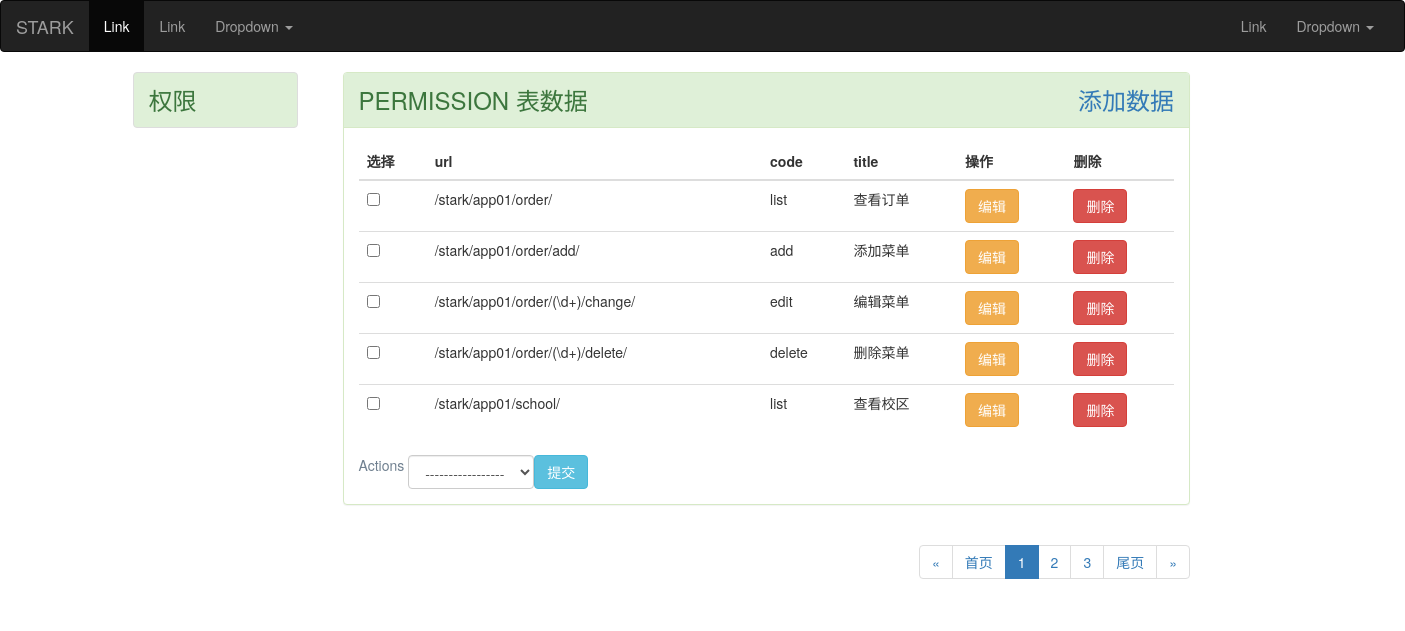
Page /stark/rbac/permission/ on the committed database.
### rbac/models.py (models this page shows, shortened)
class Permission(models.Model):
    url=models.CharField(max_length=128)
    title = models.CharField(max_length=32)
    code=models.CharField(max_length=32,default="list")

### stark/service/sites.py (the view, shortened to what this page needs)
    def listview(self, request):
        data_list = self.model.objects.all()
        title = self.model._meta.model_name
        add_url = self.get_add_url()
        filter_condition = self.get_filter_condition(request)
        search_condition = self.get_search_condition(request)
        data_list = data_list.filter(search_condition).filter(filter_condition)
        showlist=ShowList(self, data_list, request)
        return render(request,"list_view.html", locals())

### stark/service/sites.py (called while the page is built, shortened)
    def get_new_actions(self):
        tmp = []
        tmp.extend(self.config_obj.actions)
        tmp.append(self.config_obj.patch_delete)
        new_actions = []
        for func in tmp:
            new_actions.append({
                "text": func.desc,
                "name": func.__name__
            })
        return new_actions

    def get_headers(self):
        header_list = []  # 表头
        for field_or_func in self.config_obj.new_list_display():
            if callable(field_or_func):
                val = field_or_func(self.config_obj, is_header=True)
            else:
                if field_or_func == "__str__":
                    val = self.config_obj.model._meta.model_name
                else:
                    field_obj = self.config_obj.model._meta.get_field(field_or_func)
                    '''  field_obj=
                app01.Book.title  app01.Book.price  app01.Book.publish app01.Book.authors
                    '''
                    val = field_obj.verbose_name
            header_list.append(val)
        return header_list

    def get_list_filter_links(self):
        list_filter_links = {}
        return list_filter_links

    def get_add_url(self):
        url_name = "%s_%s_add"%(self.app_label,self.model_name)
        _url = reverse(url_name)
        return _url

    def get_change_url(self, obj):
        url_name = "%s_%s_change" % (self.app_label, self.model_name)
        _url = reverse(url_name, args=(obj.pk,))
        return _url

    def get_del_url(self, obj):
        url_name = "%s_%s_del" % (self.app_label, self.model_name)
        _url = reverse(url_name, args=(obj.pk,))
        return _url

    def edit(self, obj=None, is_header=False):
        if is_header:
            return "操作"
        else:
            return mark_safe("<a href='%s' class='btn btn-warning btn-small'>编辑</a>"%self.get_change_url(obj))

    def delete(self, obj=None, is_header=False):
        if is_header:
            return "删除"
        else:
            return mark_safe("<a href='%s' class='btn btn-danger btn-small' >删除</a>"%self.get_del_url(obj))

    def checkbox(self, obj=None, is_header=False):
        if is_header:
            return "选择"
        else:
            return mark_safe("<input type='checkbox' name='pk_list' value=%s>"%obj.pk)

### stark/utils/page.py (called while the page is built)
    @property
    def start(self):
        return self.page_start_num

    @property
    def end(self):
        return self.page_end_num

### stark/templates/list_view.html (shortened to what this page needs)
{% extends "base.html" %}
{% block content %}
<div class="container">
    <div class="row">
        <div class="col-md-9 " role="main">
            <div class="panel panel-success">
                <div class="panel-heading">
                    <span style="font-size: x-large;">{{ title|upper }} 表数据
                        <a class="pull-right" href="{{ add_url }}">添加数据</a></span>
                </div>
                <div class="panel-body">
                    <form action="" method="post">
                        <table class="table table-hover">
                            <thead>
                            <tr>
                                {% for item in showlist.get_headers %}
                                    <th>{{ item }}</th>
                                {% endfor %}
                            </tr>
                            </thead>
                            <tbody>
                            {% for data in showlist.get_body %}
                                <tr>
                                    {% for item in data %}
                                        <td>
                                            {{ item }}
                                        </td>
                                    {% endfor %}
                                </tr>
                            {% endfor %}
                            </tbody>
                        </table>
                    <span class="pull-left" style="color: slategray;">Actions&nbsp</span>
                    <div class="pull-left">
                        <select name="action" class="form-control form-inline pull-left" >
                            <option value="">-----------------</option>
                        </select>
                    </div>
                    <button class="btn btn-info">提交</button>
                     </form>
                </div>
            </div>
            <div class="pull-right">
                {{ showlist.pagination.ret_html| safe }}
            </div>
        </div>
        <div class="col-md-3" role="complementary">
        </div>
    </div>
</div>
{% endblock %}

### stark/templates/base.html (style rules this page uses)
.active { color: red; }

### rows in the picture
Permission: data "/stark/app01/order/" "list" "查看订单"
Permission: data "/stark/app01/order/add/" "add" "添加菜单"
Permission: data "/stark/app01/order/(\\d+)/change/" "edit" "编辑菜单"
Permission: data "/stark/app01/order/(\\d+)/delete/" "delete" "删除菜单"
Permission: data "/stark/app01/school/" "list" "查看校区"

### other values in the picture
{{ title|upper }} "PERMISSION"
{{ item }} "选择" "url" "code" "title" "操作" "删除"
{{ item }} "编辑" "删除" "编辑" "删除" "编辑" "删除" "编辑" "删除" "编辑" "删除"
{{ showlist.pagination.ret_html| safe }} "« 首页 1 2 3 尾页 »"
